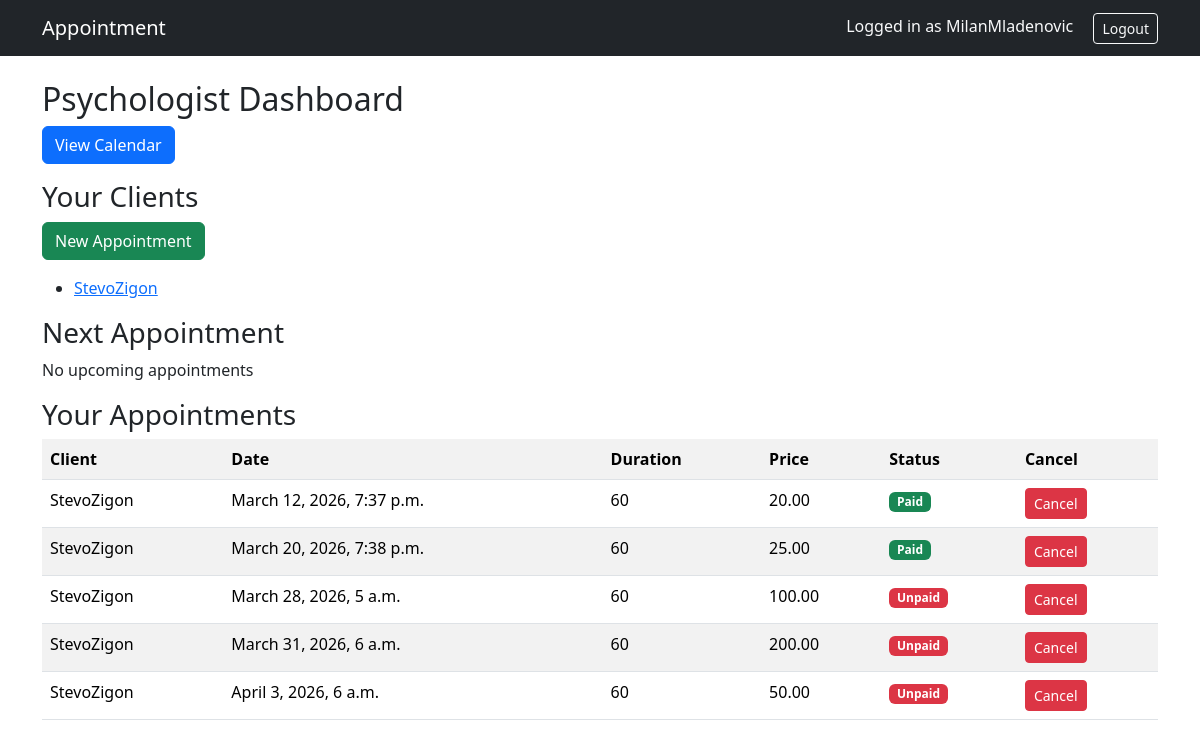
Page /psychologist/ (signed in) on the earlier database version.
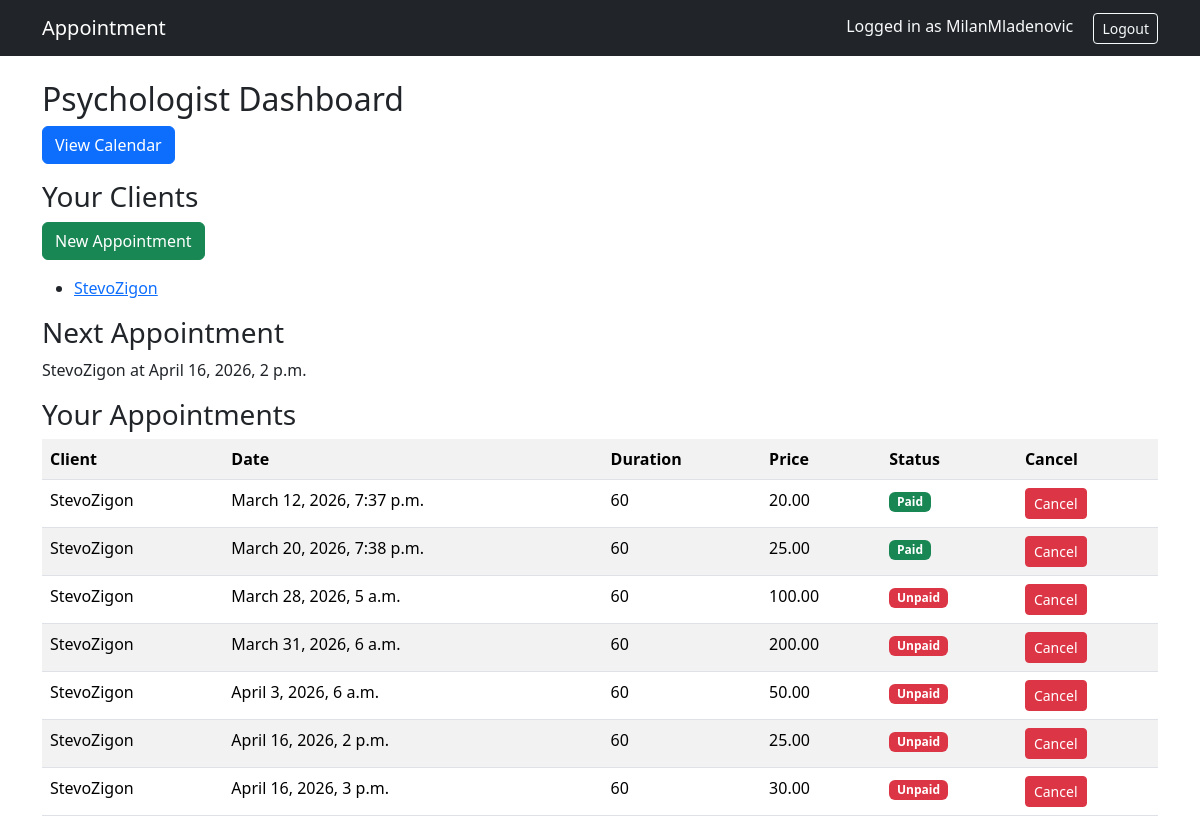
Same page on the later database version.
### users/models.py (models this page shows, shortened)
class ClientProfile(models.Model):
    user = models.OneToOneField(User, on_delete=models.CASCADE, related_name='client_profile')
    psychologist = models.ForeignKey(
        User,
        on_delete=models.CASCADE,
        related_name='clients',
        limit_choices_to={'role':'psychologist'}
    )

class User(AbstractUser):
    ROLE_CHOICES = (
        ('psychologist', 'Psychologist'),
        ('client', 'Client'),
    )
    role = models.CharField(max_length=20, choices=ROLE_CHOICES)

### appointments/models.py (models this page shows, shortened)
class Appointment(models.Model):
    psychologist = models.ForeignKey(
        settings.AUTH_USER_MODEL,
        on_delete=models.CASCADE,
        related_name='appointments_as_psychologist',
        limit_choices_to={'role':'psychologist'}
    )
    client = models.ForeignKey(
        settings.AUTH_USER_MODEL,
        on_delete=models.CASCADE,
        related_name='appointment_as_client',
        limit_choices_to={'role':'client'}
    )
    start_time = models.DateTimeField()
    duration = models.IntegerField(default=60)  # minutes
    end_time = models.DateTimeField()
    price = models.DecimalField(max_digits=8, decimal_places=2)
    paid = models.BooleanField(default=False)
    def end_time(self):
        return self.start_time + timedelta(minutes=self.duration)

### users/views.py (the view)
# urls.py: path('psychologist/', psychologist_dashboard, name='psychologist_dashboard'),
@login_required
def psychologist_dashboard(request):
    appointments = Appointment.objects.filter(
        psychologist=request.user
    ).order_by('start_time')
    clients = ClientProfile.objects.filter(
        psychologist=request.user
    )
    next_appointment = appointments.filter(
        start_time__gte=timezone.now()
    ).order_by('start_time').first()
    return render(request, 'psychologist_dashboard.html', {
        'appointments': appointments,
        'next_appointment': next_appointment,
        'clients': clients
    })

### templates/psychologist_dashboard.html
{% extends "base.html" %}
{% block content %}
<h2>Psychologist Dashboard</h2>
<a class="btn btn-primary mb-3" href="{% url 'weekly_calendar' %}">
    View Calendar
</a>
<h3>Your Clients</h3>
<a class="btn btn-success mb-3" href="{% url 'create_appointment' %}">
    New Appointment
</a>
<ul>
{% for client in clients %}
    <li>
        <a href="{% url 'client_detail' client.user.id %}">
            {{ client.user.username }}
        </a>
    </li>
{% empty %}
    <li>No clients assigned</li>
{% endfor %}
</ul>
<h3>Next Appointment</h3>
{% if next_appointment %}
<p>
    {{ next_appointment.client.username }} at
    {{ next_appointment.start_time }}
</p>
{% else %}
<p>No upcoming appointments</p>
{% endif %}
<h3>Your Appointments</h3>
<table class="table table-striped">
<tr>
    <th>Client</th>
    <th>Date</th>
    <th>Duration</th>
    <th>Price</th>
    <th>Status</th>
    <th>Cancel</th>
</tr>
{% for appointment in appointments %}
<tr>
    <td>{{ appointment.client }}</td>
    <td>{{ appointment.start_time }}</td>
    <td>{{ appointment.duration }}</td>
    <td>{{ appointment.price }}</td>
    <td>
        {% if appointment.paid %}
            <span class="badge bg-success">Paid</span>
        {% else %}
            <span class="badge bg-danger">Unpaid</span>
        {% endif %}
    </td>
    <td>
        <a class="btn btn-sm btn-danger"
            href="{% url 'cancel_appointment' appointment.id %}">
            Cancel
        </a>
    </td>
</tr>
{% endfor %}
</table>
{% endblock %}

Differences in the rows shown:
added Appointment: client.username "StevoZigon", start_time "April 16, 2026, 2 p.m.", client "StevoZigon", duration "60", price "25.00", paid "Unpaid"
added Appointment: client "StevoZigon", start_time "April 16, 2026, 3 p.m.", duration "60", price "30.00", paid "Unpaid"
Other differences:
text no longer shown: "No upcoming appointments"
text now shown: "at"
